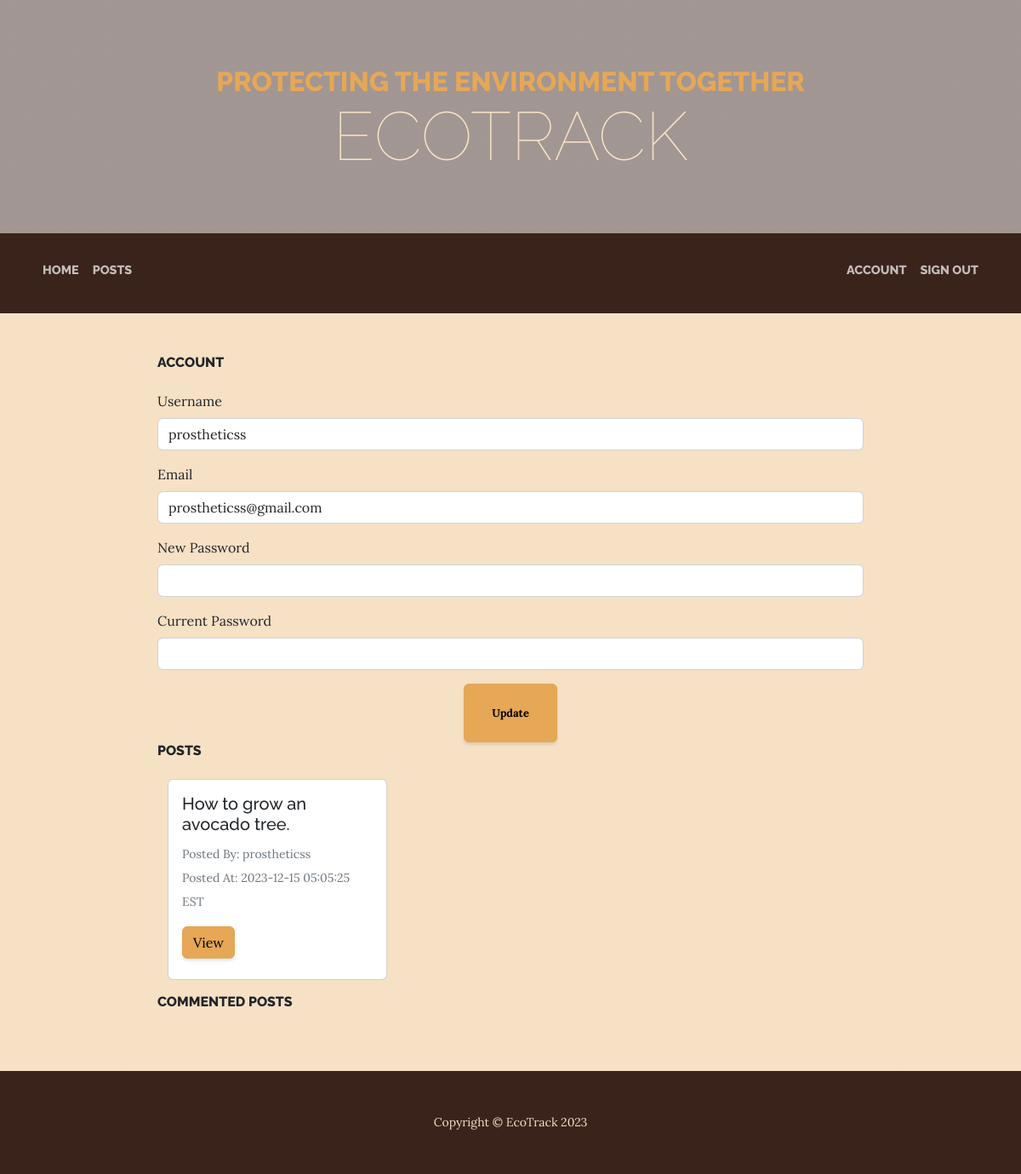
/account/index.php?id=3 (signed in), run on the app's committed database.
### tables this page shows
CREATE TABLE `users` (
  `ID` int(10) UNSIGNED NOT NULL,
  `username` varchar(48) NOT NULL,
  `email` varchar(254) NOT NULL,
  `password` varchar(254) NOT NULL
);

CREATE TABLE `posts` (
  `ID` int(10) UNSIGNED NOT NULL,
  `userID` int(10) UNSIGNED DEFAULT NULL,
  `title` varchar(100) DEFAULT NULL,
  `content` longtext DEFAULT NULL,
  `postedDateTime` datetime DEFAULT NULL
);

### public/global.php (called while the page is built, shortened)
<?php
function query($query, $data){
    $stmt = __DB__->prepare($query);
    $stmt->execute($data);
    return $stmt;
}
function getAuthor($id){
    $author = query('SELECT username FROM users WHERE ID = ?', [$id])->fetch()['username'];
    return $author;
}

### public/account/index.php (the view, shortened to what this page needs)
<?php
require_once('../global.php');
function generatePostsCards(){
    $posts = query('SELECT * FROM posts WHERE userID = ?', [$_GET['id']])->fetchAll();
    $counter = 0;
    foreach($posts as $post){
        if ($counter % 3 == 0) echo '<div class="row row-cols-1 row-cols-md-3 g-3">';
        echo '<div class="col mb-3">
        <div class="card">
            <div class="card-body">
                <h5 class="card-title">'.$post['title'].'</h5>
                <p class="card-text"><small class="text-muted">Posted By: '.getAuthor($post['userID']).'</small><br/>
                <small class="text-muted">Posted At: '.$post['postedDateTime'].' EST</small></p>
                <div class="btn-group mb-2" role="group" aria-label="Post Actions">
                    <a href="../post/index.php?id='.$post['ID'].'"><button class="btn btn-primary">View</button></a>
                </div>
            </div>
        </div>
    </div>';
        $counter++;
    }
    if ($counter % 3 != 0) echo '</div>';
}
$userData = query('SELECT * FROM users WHERE ID = ?', [$_GET['id']])->fetch();
?>
<!DOCTYPE html>
<html lang="en">
<head>
    <link href="../css/styles.css" rel="stylesheet" />
</head>
<body>
    <header>
        <h1 class="site-heading text-center text-faded d-none d-lg-block">
            <span class="site-heading-upper text-primary mb-3">Protecting the environment together</span>
            <span class="site-heading-lower">EcoTrack</span>
        </h1>
    </header>
    <nav class="navbar navbar-expand-lg navbar-dark py-lg-4" id="mainNav">
        <div class="container">
            <div class="d-flex align-items-center">
                <ul class="navbar-nav">
                    <li class="nav-item mb-2"><a class="nav-link text-uppercase" href="../index.php">Home</a></li>
                    <li class="nav-item mb-2"><a class="nav-link text-uppercase" href="../posts.php">Posts</a></li>
                </ul>
            </div>
            <?php if(isset($_SESSION['id'])){
                echo '
                <div class="justify-content-end" id="navbarSupportedContent">
                <ul class="navbar-nav">
                    <li class="nav-item mb-2"><a class="nav-link text-uppercase" href="index.php?id='.$_SESSION['id'].'">Account</a></li>
                    <li class="nav-item mb-2"><a class="nav-link text-uppercase" href="../signout.php">Sign Out</a></li>
                    ';
                echo '</ul>
                </div>';
            }
            ?>
        </div>
    </nav>
    <section class="bg-faded">
        <div class="container">
            <div class="row">
                <div class="col-lg-10 mx-auto">
                    <div class="bg-faded p-5 rounded">
                        <h2 class="section-heading mb-4"><span class="section-heading-upper">Account</span></h2>
                        <form method="POST">
                            <div class="mb-3">
                                <label for="username" class="form-label">Username</label>
                                <input type="text" class="form-control" id="username" name="username"
                                    value="<?= $userData['username'] ?>" required>
                            </div>
                            <div class="mb-3">
                                <label for="email" class="form-label">Email</label>
                                <input type="email" class="form-control" id="email" name="email"
                                    value="<?= $userData['email'] ?>" required>
                            </div>
                            <div class="mb-3">
                                <label for="password" class="form-label">New Password</label>
                                <input type="password" class="form-control" id="newpassword" name="newpassword">
                            </div>
                            <div class="mb-3">
                                <label for="password" class="form-label">Current Password</label>
                                <input type="password" class="form-control" id="password" name="password" required>
                            </div>
                            <div class="text-center">
                                <button type="submit" class="btn btn-primary btn-xl"><strong>Update</strong></button>
                            </div>
                        </form>
                        <h2 class="section-heading mb-4"><span class="section-heading-upper">Posts</span></h2>
                        <div class="container-fluid">
                            <?= generatePostsCards(); ?>
                        </div>
                        <h2 class="section-heading mb-4"><span class="section-heading-upper">Commented Posts</span></h2>
                    </div>
                </div>
            </div>
        </div>
    </section>
    <footer class="footer text-faded text-center py-5">
        <div class="container">
            <p class="m-0 small">Copyright &copy; EcoTrack 2023</p>
        </div>
    </footer>
</body>
</html>

### data on the page
users: username "prostheticss", email "prostheticss@gmail.com"
posts: title "How to grow an avocado tree.", userID.username "prostheticss", postedDateTime "2023-12-15 05:05:25"
